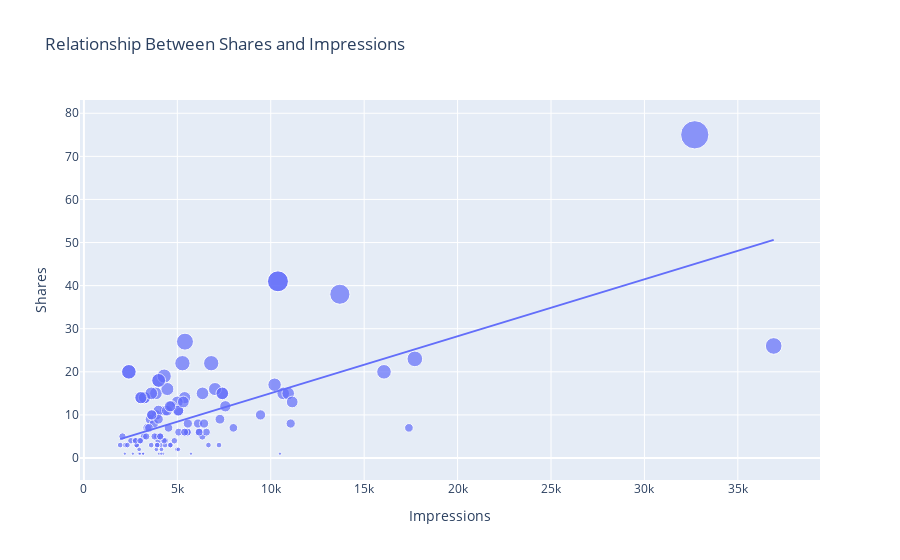

This figure's notebook cell:
### Code cell
figure = px.scatter(data_frame = data, x="Impressions",
                    y="Shares", size="Shares", trendline="ols", 
                    title = "Relationship Between Shares and Impressions")
figure.show()
